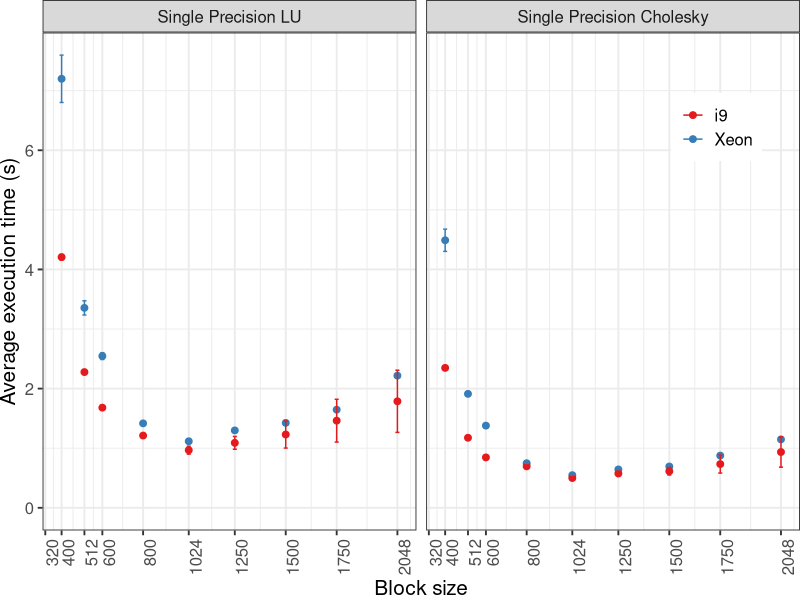

Reproduce this figure in R.
library(ggplot2)
library(dplyr)

xeon_getrf <- read.csv('../outputs/xeon_performance/getrf_gpu.csv', sep=";", header=TRUE) |> select(Function, threads, nb, time)
xeon_potrf <- read.csv('../outputs/xeon_performance/potrf_gpu.csv', sep=";", header=TRUE) |> select(Function, threads, nb, time)

i9_getrf <- read.csv('../outputs/i9_performance/getrf_gpu.csv', sep=";", header=TRUE) |> select(Function, threads, nb, cudacore, time)
i9_potrf <- read.csv('../outputs/i9_performance/potrf_gpu.csv', sep=";", header=TRUE) |> select(Function, threads, nb, cudacore, time)

xeon <- bind_rows(xeon_getrf |> group_by(nb) |> arrange(time) |> slice(0:(n()-1)) |> ungroup(),
                  xeon_potrf |> group_by(nb) |> arrange(time) |> slice(0:(n()-1)) |> ungroup())
xeon$cpu = 'Xeon'

i9 <- bind_rows(i9_getrf |> group_by(nb) |> arrange(time) |> slice(0:(n()-1)) |> ungroup(),
                i9_potrf |> group_by(nb) |> arrange(time) |> slice(0:(n()-1)) |> ungroup())
i9$cpu = 'i9'

df <- bind_rows(xeon, i9)		    

label_func <- c('Single Precision LU', 'Single Precision Cholesky')
names(label_func) <- c('sgetrf_nopiv', 'spotrf')

df$cuda <- ifelse(df$threads == 7 | df$threads == 23, "CUDA exclusive thread", "No CUDA exclusive thread")

meu_estilo <- function() {
    list(
        theme_bw(base_size = 14),
        theme(
            legend.title = element_blank(),
            plot.margin = unit(c(0, 0, 0, 0), "cm"),
            legend.spacing = unit(1, "mm"),
            legend.position = "inside",
            legend.position.inside = c(0.83,0.81),
            legend.justification = "left",
            legend.box.spacing = unit(0, "pt"),
            legend.box.margin = margin(0, 0, 0, 0),
            axis.text.x = element_text(angle=90, vjust=1, hjust=1),
            text = element_text(size = 15)
        ))
}

df |>
    filter(nb > 320 & cuda == 'CUDA exclusive thread') |>
    group_by(Function, threads, nb, cuda, cpu) |>
    summarize(count = n(), avg_t = mean(time), sd = sd(time), se = 3*sd/sqrt(count)) |>
    ggplot(aes(x = nb, y = avg_t, color = cpu,
               ymin = avg_t - se,
               ymax = avg_t + se,
               )) +
    geom_point(size=2) +
    geom_errorbar(width=20) +
    ylim(0, NA) +
    labs(x="Block size", y="Average execution time (s)", color="Application") +
    scale_x_continuous(breaks=unique(df$nb)) +
    facet_grid(~Function, labeller=labeller(Function=label_func)) +
    meu_estilo() +
    scale_colour_brewer(palette="Set1") -> plot

ggsave('gpu.pdf', width=8, height=4, plot)
